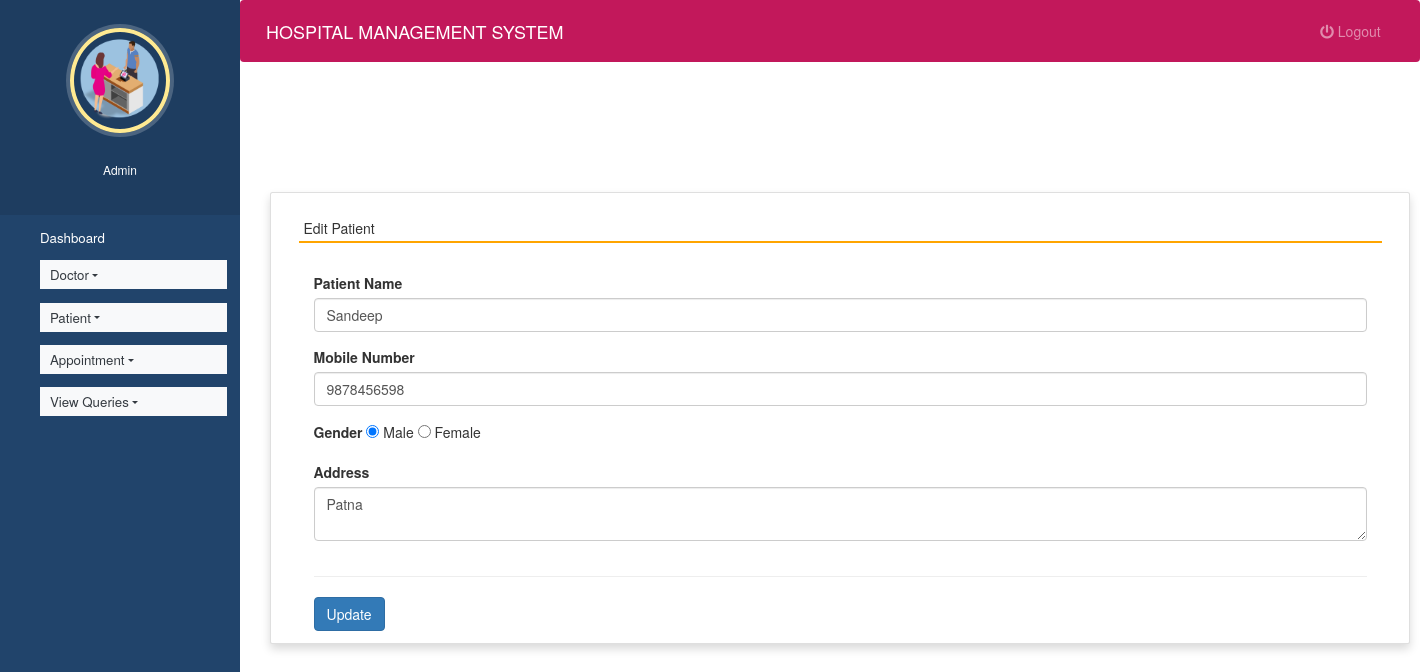
Screenshot of /edit_patient/3 (signed in) with the database file from the repository.
### hospitals/models.py (models this page shows, shortened)
class Patient(models.Model):
    name = models.CharField(max_length=50)
    gender = models.CharField(max_length=10)
    mobile = models.IntegerField(null=True)
    address = models.CharField(max_length=50)

### hospitals/views.py (the view, shortened to what this page needs)
# urls.py: path('edit_patient/<int:pid>',edit_patient,name='edit_patient'),
def edit_patient(request,pid):
    error = ""
    if not request.user.is_authenticated:
        return redirect('login')
    user = request.user
    patient = Patient.objects.get(id=pid)
    return render(request, 'edit_patient.html', locals())

### hospitals/templates/edit_patient.html (shortened to what this page needs)
{% extends 'admin_nav.html' %}
{% load static %}
{% block content %}
<html>
<head>
<link rel="stylesheet" href="https://maxcdn.bootstrapcdn.com/bootstrap/3.4.1/css/bootstrap.min.css">
  <link rel="stylesheet" href="https://cdnjs.cloudflare.com/ajax/libs/font-awesome/4.7.0/css/font-awesome.min.css">
  <link rel="stylesheet" href="https://use.fontawesome.com/releases/v5.6.3/css/all.css">
</head>
<body>
<br><br><br><br>
<div class="container card shadow m-5">
		<div class="card-body">
			<h5 class="p-2" style="border-bottom: 2px solid orange">Edit Patient</h5>
             <br>
			<div class="container-fluid">
				<form method="post">
					<div class="form-row">
						<div class="col-sm-12">
							<div class="form-group">
								<label>Patient Name</label>
								<input type="text" name="name" class="form-control" value="{{patient.name}}" required>
							</div>
						</div>
                    	<div class="col-sm-12">
							<div class="form-group">
								<label>Mobile Number</label>
								<input type="text" name="mobile" class="form-control" value="{{patient.mobile}}" required>
							</div>
						</div>
						<div class="col-sm-12">
							<div class="form-group">
								<label>Gender</label>
								{% if patient.gender == "Male" %}
								<input type="radio" name="gender" value="Male" checked> Male
								<input type="radio" name="gender" value="Female"> Female
								{% endif %}
							</div>
						</div>
						<div class="col-sm-12">
							<div class="form-group">
								<label>Address</label>
                                <textarea name="address" class="form-control">{{patient.address}}</textarea>
							</div>
						</div>
                      </div>
					<hr>
					<input type="submit" value="Update" class="btn btn-primary">
				</form>
			</div>
		</div>
	</div>
</body>
</html>
{% endblock content %}

### hospitals/static/style.css (style rules this page uses)
body { padding-left: 240px; }

### hospitals/templates/admin_nav.html (style rules this page uses)
body { padding-left: 240px; }

### rows the page displays
Patient: name "Sandeep", mobile "9878456598", address "Patna"
